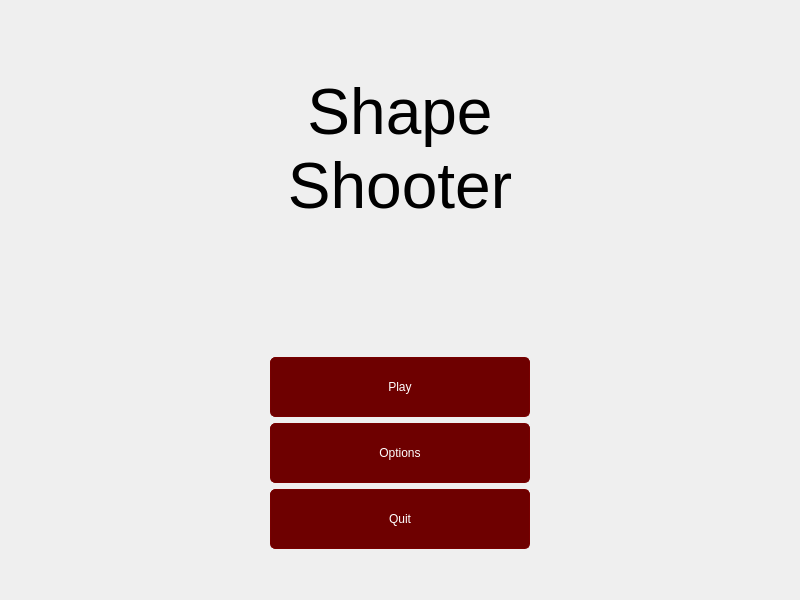
<?xml version="1.0" encoding="UTF-8"?>
<ui version="4.0">
 <class>MenuWidget</class>
 <widget class="QWidget" name="MenuWidget">
  <property name="geometry">
   <rect>
    <x>0</x>
    <y>0</y>
    <width>800</width>
    <height>600</height>
   </rect>
  </property>
  <property name="windowTitle">
   <string>Widget</string>
  </property>
  <property name="styleSheet">
   <string notr="true"/>
  </property>
  <layout class="QVBoxLayout" name="verticalLayout">
   <item>
    <layout class="QHBoxLayout" name="horizontalLayout_4">
     <property name="bottomMargin">
      <number>25</number>
     </property>
     <item>
      <widget class="QLabel" name="label">
       <property name="sizePolicy">
        <sizepolicy hsizetype="Expanding" vsizetype="Expanding">
         <horstretch>0</horstretch>
         <verstretch>0</verstretch>
        </sizepolicy>
       </property>
       <property name="font">
        <font>
         <pointsize>48</pointsize>
        </font>
       </property>
       <property name="styleSheet">
        <string notr="true">font-color: white;</string>
       </property>
       <property name="frameShape">
        <enum>QFrame::NoFrame</enum>
       </property>
       <property name="frameShadow">
        <enum>QFrame::Plain</enum>
       </property>
       <property name="text">
        <string>Shape
Shooter</string>
       </property>
       <property name="alignment">
        <set>Qt::AlignCenter</set>
       </property>
      </widget>
     </item>
    </layout>
   </item>
   <item>
    <spacer name="verticalSpacer">
     <property name="orientation">
      <enum>Qt::Vertical</enum>
     </property>
     <property name="sizeType">
      <enum>QSizePolicy::Minimum</enum>
     </property>
     <property name="sizeHint" stdset="0">
      <size>
       <width>20</width>
       <height>40</height>
      </size>
     </property>
    </spacer>
   </item>
   <item>
    <layout class="QHBoxLayout" name="horizontalLayout">
     <item>
      <spacer name="horizontalSpacer">
       <property name="orientation">
        <enum>Qt::Horizontal</enum>
       </property>
       <property name="sizeHint" stdset="0">
        <size>
         <width>40</width>
         <height>20</height>
        </size>
       </property>
      </spacer>
     </item>
     <item>
      <widget class="QPushButton" name="playButton">
       <property name="sizePolicy">
        <sizepolicy hsizetype="Expanding" vsizetype="Fixed">
         <horstretch>0</horstretch>
         <verstretch>0</verstretch>
        </sizepolicy>
       </property>
       <property name="minimumSize">
        <size>
         <width>120</width>
         <height>60</height>
        </size>
       </property>
       <property name="styleSheet">
        <string notr="true">border: 1px solid rgb(120,0,0);
border-radius: 5px;
background-color: rgb(110, 0, 0);
color: white;
</string>
       </property>
       <property name="text">
        <string>Play</string>
       </property>
      </widget>
     </item>
     <item>
      <spacer name="horizontalSpacer_2">
       <property name="orientation">
        <enum>Qt::Horizontal</enum>
       </property>
       <property name="sizeHint" stdset="0">
        <size>
         <width>40</width>
         <height>20</height>
        </size>
       </property>
      </spacer>
     </item>
    </layout>
   </item>
   <item>
    <layout class="QHBoxLayout" name="horizontalLayout_2">
     <item>
      <spacer name="horizontalSpacer_3">
       <property name="orientation">
        <enum>Qt::Horizontal</enum>
       </property>
       <property name="sizeHint" stdset="0">
        <size>
         <width>40</width>
         <height>20</height>
        </size>
       </property>
      </spacer>
     </item>
     <item>
      <widget class="QPushButton" name="optionsButton">
       <property name="sizePolicy">
        <sizepolicy hsizetype="Expanding" vsizetype="Fixed">
         <horstretch>0</horstretch>
         <verstretch>0</verstretch>
        </sizepolicy>
       </property>
       <property name="minimumSize">
        <size>
         <width>120</width>
         <height>60</height>
        </size>
       </property>
       <property name="styleSheet">
        <string notr="true">border: 1px solid rgb(120, 0, 0);
border-radius: 5px;
background-color: rgb(110, 0, 0);
color: white;
</string>
       </property>
       <property name="text">
        <string>Options</string>
       </property>
      </widget>
     </item>
     <item>
      <spacer name="horizontalSpacer_4">
       <property name="orientation">
        <enum>Qt::Horizontal</enum>
       </property>
       <property name="sizeHint" stdset="0">
        <size>
         <width>40</width>
         <height>20</height>
        </size>
       </property>
      </spacer>
     </item>
    </layout>
   </item>
   <item>
    <layout class="QHBoxLayout" name="horizontalLayout_3">
     <item>
      <spacer name="horizontalSpacer_5">
       <property name="orientation">
        <enum>Qt::Horizontal</enum>
       </property>
       <property name="sizeHint" stdset="0">
        <size>
         <width>40</width>
         <height>20</height>
        </size>
       </property>
      </spacer>
     </item>
     <item>
      <widget class="QPushButton" name="quitButton">
       <property name="sizePolicy">
        <sizepolicy hsizetype="Expanding" vsizetype="Fixed">
         <horstretch>0</horstretch>
         <verstretch>0</verstretch>
        </sizepolicy>
       </property>
       <property name="minimumSize">
        <size>
         <width>120</width>
         <height>60</height>
        </size>
       </property>
       <property name="styleSheet">
        <string notr="true">border: 1px solid rgb(120,0,0);
border-radius: 5px;
background-color: rgb(110, 0, 0);
color: white;
</string>
       </property>
       <property name="text">
        <string>Quit</string>
       </property>
      </widget>
     </item>
     <item>
      <spacer name="horizontalSpacer_6">
       <property name="orientation">
        <enum>Qt::Horizontal</enum>
       </property>
       <property name="sizeHint" stdset="0">
        <size>
         <width>40</width>
         <height>20</height>
        </size>
       </property>
      </spacer>
     </item>
    </layout>
   </item>
   <item>
    <spacer name="verticalSpacer_2">
     <property name="orientation">
      <enum>Qt::Vertical</enum>
     </property>
     <property name="sizeType">
      <enum>QSizePolicy::Minimum</enum>
     </property>
     <property name="sizeHint" stdset="0">
      <size>
       <width>20</width>
       <height>40</height>
      </size>
     </property>
    </spacer>
   </item>
  </layout>
 </widget>
 <layoutdefault spacing="6" margin="11"/>
 <resources/>
 <connections/>
</ui>
